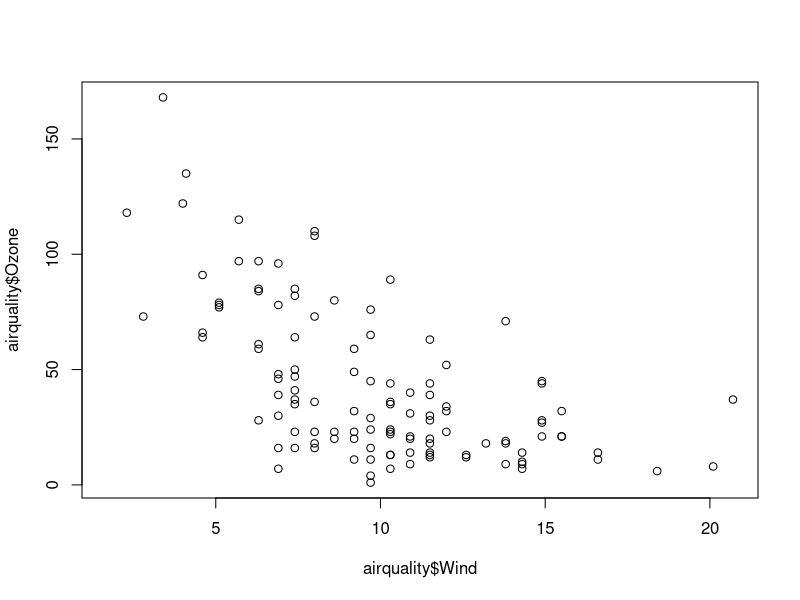

This figure's R source:
## ---- chunk 1
data(airquality)
plot(airquality$Ozone ~ airquality$Wind)
## ---- chunk 2
knitr::include_graphics("https://d33wubrfki0l68.cloudfront.net/61d189fd9cdf955058415d3e1b28dd60e1bd7c9b/9791d/images/rmarkdownflow.png")
